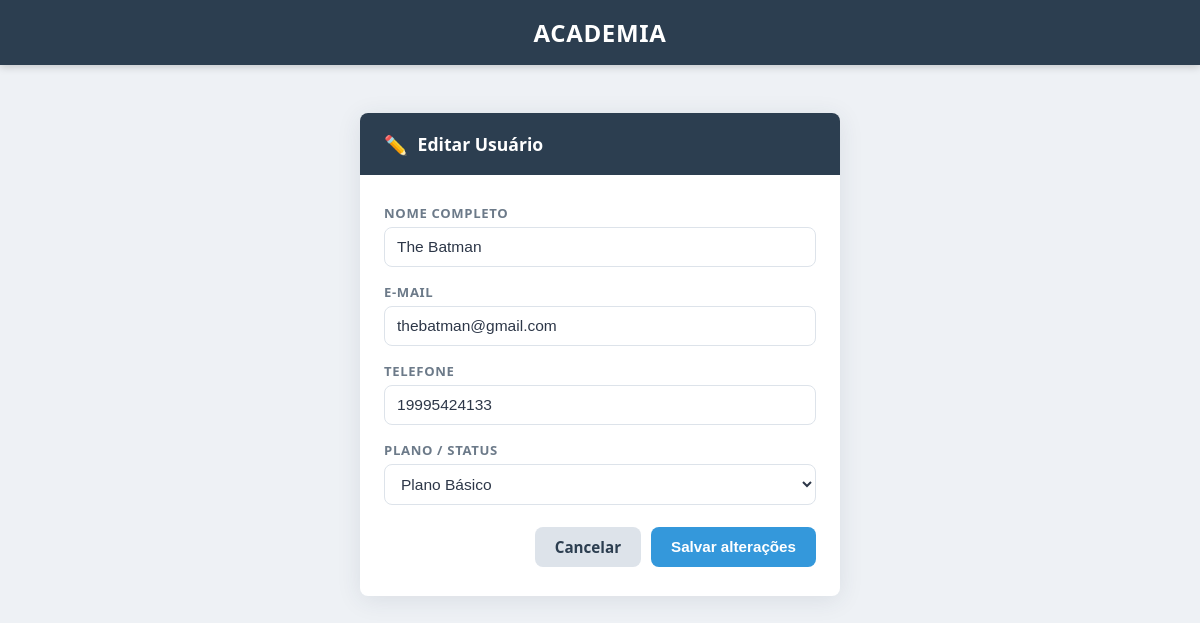
Page /edit.php?id=2 on the committed database.
### tables this page shows
CREATE TABLE users (
	id integer primary key autoincrement,
	full_name text not null,
	email text unique not null,
	password text not null,
	phone text,
	created_at date,
	status text
);

### src/Repository/UserRepository.php (called while the page is built, shortened)
<?php
class UserRepository
{
    private PDO $connection;
    public function __construct(PDO $connection)
    {
        $this->connection = $connection;
    }
    public function searchUser(int $id): mixed {
        $sqlUser = "SELECT * FROM users WHERE id = $id;";
        $stmt = $this->connection->query($sqlUser);
        $user = $stmt->fetch(PDO::FETCH_ASSOC);
        return $this->formatUser($user);
    }
    public function formatUser($user){
        return new User(
            $user['id'],
            $user['full_name'],
            $user['email'],
            $user['password'],
            $user['created_at'],
            $user['phone'],
            $user['status']
        );
    }
}

### src/Domain/User.php (called while the page is built, shortened)
<?php
class User {
    private string $full_name;
    private string $email;
    private string $phone;
    private string $status;
    public function __construct(
        ?int $id,
        string $full_name,
        string $email,
        string $password,
        string $date,
        string $phone,
        string $status,
    ) {
        $this->full_name = $full_name;
        $this->email = $email;
        $this->phone = $phone;
        $this->status = $status;
    }
    public function fullName(): string
    {
        return $this->full_name;
    }
    public function email(): string
    {
        return $this->email;
    }
    public function phone(): string
    {
        return $this->phone;
    }
    public function status(): string
    {
        return $this->status;
    }
}

### edit.php (the view, shortened to what this page needs)
<?php
$connection = Connection::getConnection();
$repository = new UserRepository($connection);
$user = $repository->searchUser($_GET['id']);
?>
<!DOCTYPE html>
<html lang="pt-BR">
<head>
  <link rel="stylesheet" href="css/style.css">
</head>
<body>
  <header>
    <h1>Academia</h1>
  </header>
  <main class="page-center">
    <div class="card">
      <div class="card-header">
        <span class="card-icon">✏️</span>
        <h2>Editar Usuário</h2>
      </div>
      <form class="form" action="update.php" method="POST">
        <div class="field-group">
          <label for="name">Nome completo</label>
          <input
            type="text"
            id="name"
            name="name"
            placeholder="Ex: João da Silva"
            value="<?= htmlspecialchars($user->fullName() ?? '') ?>"
            required>
        </div>
        <div class="field-group">
          <label for="email">E-mail</label>
          <input
            type="email"
            id="email"
            name="email"
            placeholder="email@exemplo.com"
            value="<?= htmlspecialchars($user->email() ?? '') ?>"
            required>
        </div>
        <div class="field-group">
          <label for="phone">Telefone</label>
          <input
            type="text"
            id="phone"
            name="phone"
            placeholder="(11) 99999-9999"
            value="<?= htmlspecialchars($user->phone() ?? '') ?>">
        </div>
        <div class="field-group">
          <label for="status">Plano / Status</label>
          <select id="status" name="status">
            <option value="basico"   <?= ($user->status() ?? '') === 'basico'   ? 'selected' : '' ?>>Plano Básico</option>
          </select>
        </div>
        <div class="form-actions">
          <a href="index.php" class="btn btn-secondary">Cancelar</a>
          <button type="submit" class="btn btn-primary">Salvar alterações</button>
        </div>
      </form>
    </div>
  </main>
</body>
</html>

### css/style.css (style rules this page uses)
*, *::before, *::after { box-sizing: border-box; margin: 0; padding: 0; }
:root { --color-dark: #2c3e50; --color-darker: #1a252f; --color-accent: #3498db; --color-accent-h:#2980b9; --color-danger: #e74c3c; --color-danger-h:#c0392b; --color-success: #27ae60; --color-bg: #eef1f5; --color-surface: #ffffff; --color-border: #dde3ea; --color-muted: #6c7a89; --color-text: #2d3748; --radius: 8px; --shadow-card: 0 4px 24px rgba(44, 62, 80, 0.10); --shadow-input: 0 0 0 3px rgba(52, 152, 219, 0.18); --transition: 0.18s ease; }
body { font-family: 'Segoe UI', system-ui, sans-serif; background: var(--color-bg); color: var(--color-text); min-height: 100vh; }
header { background: var(--color-dark); color: #fff; padding: 1rem 2rem; text-align: center; letter-spacing: 0.04em; box-shadow: 0 2px 8px rgba(0,0,0,0.18); }
header h1 { font-size: 1.5rem; font-weight: 700; text-transform: uppercase; }
main { padding: 28px 20px; }
main.page-center { display: flex; justify-content: center; align-items: flex-start; min-height: calc(100vh - 70px); padding-top: 48px; }
.card { background: var(--color-surface); border-radius: var(--radius); box-shadow: var(--shadow-card); width: 100%; max-width: 480px; overflow: hidden; }
.card-header { background: var(--color-dark); color: #fff; padding: 1.1rem 1.5rem; display: flex; align-items: center; gap: 0.6rem; }
.card-header h2 { font-size: 1.1rem; font-weight: 600; }
.card-icon { font-size: 1.2rem; }
.form { display: flex; flex-direction: column; gap: 16px; padding: 1.8rem 1.5rem; }
.field-group { display: flex; flex-direction: column; gap: 5px; }
.field-group label { font-size: 0.82rem; font-weight: 600; color: var(--color-muted); text-transform: uppercase; letter-spacing: 0.05em; }
.field-group input, .field-group select, .field-group textarea { padding: 10px 12px; border: 1.5px solid var(--color-border); border-radius: var(--radius); font-size: 0.97rem; color: var(--color-text); background: #fff; transition: border-color var(--transition), box-shadow var(--transition); outline: none; }
.btn { display: inline-block; padding: 10px 20px; border: none; border-radius: var(--radius); font-size: 0.95rem; font-weight: 600; cursor: pointer; text-decoration: none; transition: background var(--transition), transform var(--transition); text-align: center; }
.btn-primary { background: var(--color-accent); color: #fff; }
.btn-secondary { background: var(--color-border); color: var(--color-dark); }
.form-actions { display: flex; justify-content: flex-end; gap: 10px; padding-top: 6px; }
button { padding: 9px 14px; border: none; border-radius: var(--radius); background: var(--color-accent); color: white; cursor: pointer; font-size: 0.92rem; font-weight: 600; transition: background var(--transition); }

### rows in the picture
users: name "The Batman", email "thebatman@gmail.com", phone "19995424133"
